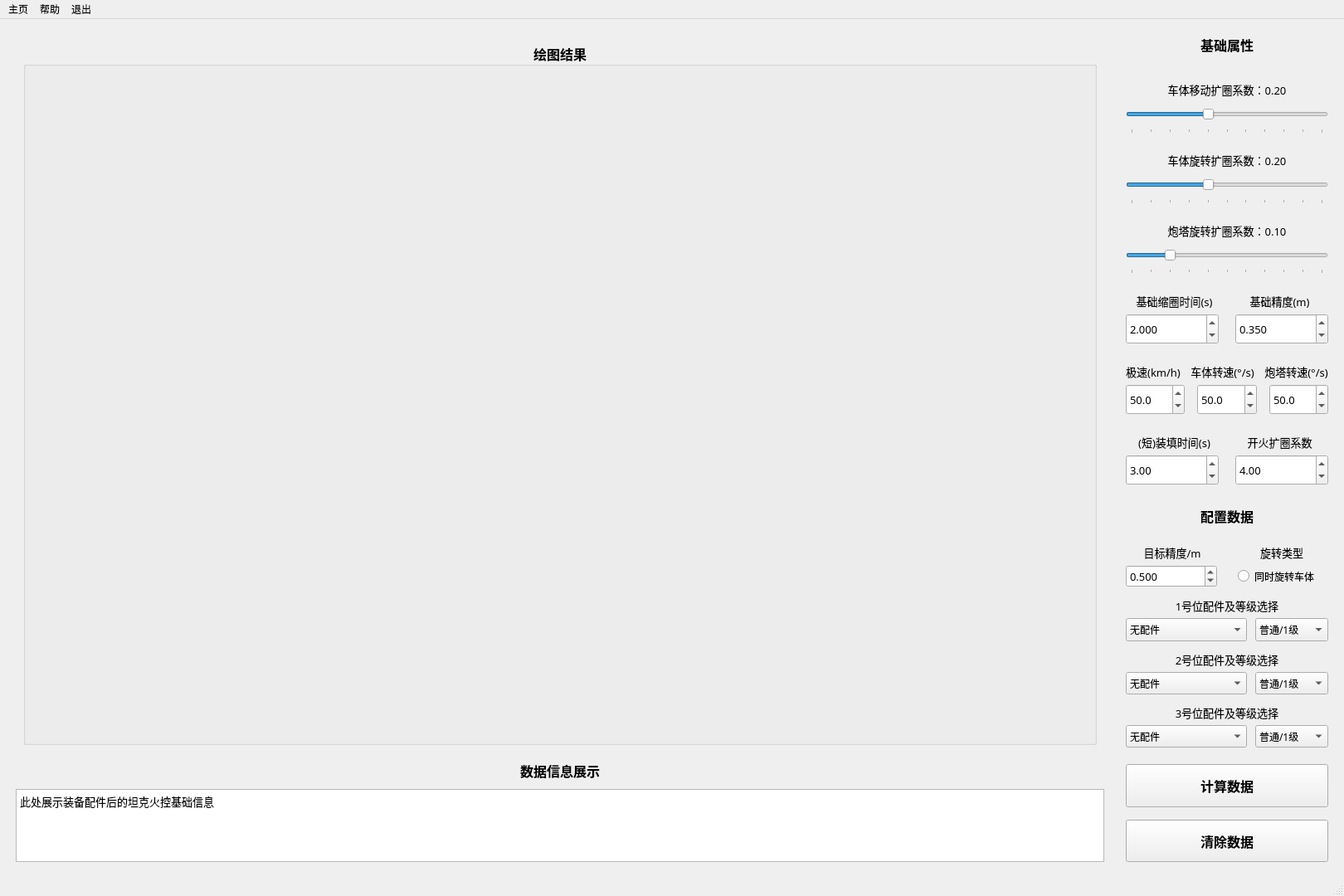
<?xml version="1.0" encoding="UTF-8"?>
<ui version="4.0">
 <class>MainWindow</class>
 <widget class="QMainWindow" name="MainWindow">
  <property name="geometry">
   <rect>
    <x>0</x>
    <y>0</y>
    <width>1620</width>
    <height>1080</height>
   </rect>
  </property>
  <property name="sizePolicy">
   <sizepolicy hsizetype="Expanding" vsizetype="Expanding">
    <horstretch>0</horstretch>
    <verstretch>0</verstretch>
   </sizepolicy>
  </property>
  <property name="minimumSize">
   <size>
    <width>0</width>
    <height>960</height>
   </size>
  </property>
  <property name="windowTitle">
   <string>坦克世界缩圈扩圈计算器</string>
  </property>
  <property name="layoutDirection">
   <enum>Qt::LeftToRight</enum>
  </property>
  <widget class="QWidget" name="centralwidget">
   <property name="sizePolicy">
    <sizepolicy hsizetype="Expanding" vsizetype="Expanding">
     <horstretch>0</horstretch>
     <verstretch>0</verstretch>
    </sizepolicy>
   </property>
   <property name="focusPolicy">
    <enum>Qt::NoFocus</enum>
   </property>
   <property name="contextMenuPolicy">
    <enum>Qt::DefaultContextMenu</enum>
   </property>
   <property name="layoutDirection">
    <enum>Qt::LeftToRight</enum>
   </property>
   <property name="styleSheet">
    <string notr="true">#centralwidget{
border-image:url(:/background-alpha.png)
}</string>
   </property>
   <layout class="QHBoxLayout" name="horizontalLayout_13" stretch="1,0">
    <item>
     <layout class="QVBoxLayout" name="verticalLayout_3" stretch="0,0,0">
      <property name="spacing">
       <number>10</number>
      </property>
      <property name="sizeConstraint">
       <enum>QLayout::SetDefaultConstraint</enum>
      </property>
      <property name="leftMargin">
       <number>10</number>
      </property>
      <property name="topMargin">
       <number>10</number>
      </property>
      <property name="rightMargin">
       <number>10</number>
      </property>
      <property name="bottomMargin">
       <number>10</number>
      </property>
      <item>
       <widget class="QWidget" name="widget" native="true">
        <property name="sizePolicy">
         <sizepolicy hsizetype="Expanding" vsizetype="Expanding">
          <horstretch>0</horstretch>
          <verstretch>0</verstretch>
         </sizepolicy>
        </property>
        <layout class="QHBoxLayout" name="horizontalLayout_2">
         <item>
          <widget class="QGroupBox" name="groupBox">
           <property name="sizePolicy">
            <sizepolicy hsizetype="Expanding" vsizetype="Expanding">
             <horstretch>0</horstretch>
             <verstretch>0</verstretch>
            </sizepolicy>
           </property>
           <property name="font">
            <font>
             <family>微软雅黑</family>
             <pointsize>12</pointsize>
             <weight>75</weight>
             <bold>true</bold>
            </font>
           </property>
           <property name="autoFillBackground">
            <bool>false</bool>
           </property>
           <property name="styleSheet">
            <string notr="true">#groupBox{
border-image:url(:/transparent.png)
}</string>
           </property>
           <property name="title">
            <string>绘图结果</string>
           </property>
           <property name="alignment">
            <set>Qt::AlignCenter</set>
           </property>
           <property name="flat">
            <bool>false</bool>
           </property>
           <property name="checkable">
            <bool>false</bool>
           </property>
          </widget>
         </item>
        </layout>
       </widget>
      </item>
      <item>
       <widget class="QLabel" name="label">
        <property name="font">
         <font>
          <family>微软雅黑</family>
          <pointsize>12</pointsize>
          <weight>75</weight>
          <bold>true</bold>
         </font>
        </property>
        <property name="text">
         <string>数据信息展示</string>
        </property>
        <property name="alignment">
         <set>Qt::AlignCenter</set>
        </property>
       </widget>
      </item>
      <item>
       <widget class="QTextEdit" name="textEdit">
        <property name="sizePolicy">
         <sizepolicy hsizetype="Expanding" vsizetype="Minimum">
          <horstretch>0</horstretch>
          <verstretch>0</verstretch>
         </sizepolicy>
        </property>
        <property name="font">
         <font>
          <family>微软雅黑</family>
          <pointsize>10</pointsize>
         </font>
        </property>
        <property name="focusPolicy">
         <enum>Qt::ClickFocus</enum>
        </property>
        <property name="midLineWidth">
         <number>0</number>
        </property>
        <property name="verticalScrollBarPolicy">
         <enum>Qt::ScrollBarAsNeeded</enum>
        </property>
        <property name="horizontalScrollBarPolicy">
         <enum>Qt::ScrollBarAsNeeded</enum>
        </property>
        <property name="sizeAdjustPolicy">
         <enum>QAbstractScrollArea::AdjustToContentsOnFirstShow</enum>
        </property>
        <property name="readOnly">
         <bool>true</bool>
        </property>
        <property name="markdown">
         <string>此处展示装备配件后的坦克火控基础信息

</string>
        </property>
        <property name="html">
         <string>&lt;!DOCTYPE HTML PUBLIC &quot;-//W3C//DTD HTML 4.0//EN&quot; &quot;http://www.w3.org/TR/REC-html40/strict.dtd&quot;&gt;
&lt;html&gt;&lt;head&gt;&lt;meta name=&quot;qrichtext&quot; content=&quot;1&quot; /&gt;&lt;style type=&quot;text/css&quot;&gt;
p, li { white-space: pre-wrap; }
&lt;/style&gt;&lt;/head&gt;&lt;body style=&quot; font-family:'微软雅黑'; font-size:10pt; font-weight:400; font-style:normal;&quot;&gt;
&lt;p style=&quot; margin-top:0px; margin-bottom:0px; margin-left:0px; margin-right:0px; -qt-block-indent:0; text-indent:0px;&quot;&gt;此处展示装备配件后的坦克火控基础信息&lt;/p&gt;&lt;/body&gt;&lt;/html&gt;</string>
        </property>
       </widget>
      </item>
     </layout>
    </item>
    <item>
     <layout class="QVBoxLayout" name="verticalLayout_4" stretch="0,10,0,5,1,1">
      <property name="spacing">
       <number>15</number>
      </property>
      <property name="leftMargin">
       <number>10</number>
      </property>
      <property name="topMargin">
       <number>10</number>
      </property>
      <property name="rightMargin">
       <number>10</number>
      </property>
      <property name="bottomMargin">
       <number>10</number>
      </property>
      <item>
       <widget class="QLabel" name="label_14">
        <property name="font">
         <font>
          <family>微软雅黑</family>
          <pointsize>12</pointsize>
          <weight>75</weight>
          <bold>true</bold>
         </font>
        </property>
        <property name="text">
         <string>基础属性</string>
        </property>
        <property name="alignment">
         <set>Qt::AlignBottom|Qt::AlignHCenter</set>
        </property>
       </widget>
      </item>
      <item>
       <layout class="QVBoxLayout" name="verticalLayout" stretch="0,0,0,0,0,0,0,0,0,0,0,0">
        <property name="spacing">
         <number>5</number>
        </property>
        <property name="bottomMargin">
         <number>10</number>
        </property>
        <item>
         <widget class="QLabel" name="label_move">
          <property name="sizePolicy">
           <sizepolicy hsizetype="Preferred" vsizetype="Preferred">
            <horstretch>0</horstretch>
            <verstretch>0</verstretch>
           </sizepolicy>
          </property>
          <property name="font">
           <font>
            <family>微软雅黑</family>
            <pointsize>10</pointsize>
           </font>
          </property>
          <property name="text">
           <string>车体移动扩圈系数：0.20</string>
          </property>
          <property name="textFormat">
           <enum>Qt::PlainText</enum>
          </property>
          <property name="alignment">
           <set>Qt::AlignBottom|Qt::AlignHCenter</set>
          </property>
         </widget>
        </item>
        <item>
         <widget class="QSlider" name="horizontalSlider_move">
          <property name="sizePolicy">
           <sizepolicy hsizetype="Expanding" vsizetype="Preferred">
            <horstretch>0</horstretch>
            <verstretch>0</verstretch>
           </sizepolicy>
          </property>
          <property name="maximum">
           <number>50</number>
          </property>
          <property name="pageStep">
           <number>1</number>
          </property>
          <property name="value">
           <number>20</number>
          </property>
          <property name="orientation">
           <enum>Qt::Horizontal</enum>
          </property>
          <property name="tickPosition">
           <enum>QSlider::TicksBelow</enum>
          </property>
          <property name="tickInterval">
           <number>5</number>
          </property>
         </widget>
        </item>
        <item>
         <widget class="QLabel" name="label_rotate">
          <property name="sizePolicy">
           <sizepolicy hsizetype="Preferred" vsizetype="Preferred">
            <horstretch>0</horstretch>
            <verstretch>0</verstretch>
           </sizepolicy>
          </property>
          <property name="font">
           <font>
            <family>微软雅黑</family>
            <pointsize>10</pointsize>
           </font>
          </property>
          <property name="text">
           <string>车体旋转扩圈系数：0.20</string>
          </property>
          <property name="alignment">
           <set>Qt::AlignBottom|Qt::AlignHCenter</set>
          </property>
         </widget>
        </item>
        <item>
         <widget class="QSlider" name="horizontalSlider_rotate">
          <property name="sizePolicy">
           <sizepolicy hsizetype="Expanding" vsizetype="Preferred">
            <horstretch>0</horstretch>
            <verstretch>0</verstretch>
           </sizepolicy>
          </property>
          <property name="maximum">
           <number>50</number>
          </property>
          <property name="pageStep">
           <number>1</number>
          </property>
          <property name="value">
           <number>20</number>
          </property>
          <property name="orientation">
           <enum>Qt::Horizontal</enum>
          </property>
          <property name="tickPosition">
           <enum>QSlider::TicksBelow</enum>
          </property>
          <property name="tickInterval">
           <number>5</number>
          </property>
         </widget>
        </item>
        <item>
         <widget class="QLabel" name="label_gun">
          <property name="sizePolicy">
           <sizepolicy hsizetype="Preferred" vsizetype="Preferred">
            <horstretch>0</horstretch>
            <verstretch>0</verstretch>
           </sizepolicy>
          </property>
          <property name="font">
           <font>
            <family>微软雅黑</family>
            <pointsize>10</pointsize>
           </font>
          </property>
          <property name="text">
           <string>炮塔旋转扩圈系数：0.10</string>
          </property>
          <property name="alignment">
           <set>Qt::AlignBottom|Qt::AlignHCenter</set>
          </property>
         </widget>
        </item>
        <item>
         <widget class="QSlider" name="horizontalSlider_gun">
          <property name="sizePolicy">
           <sizepolicy hsizetype="Expanding" vsizetype="Preferred">
            <horstretch>0</horstretch>
            <verstretch>0</verstretch>
           </sizepolicy>
          </property>
          <property name="maximum">
           <number>50</number>
          </property>
          <property name="pageStep">
           <number>1</number>
          </property>
          <property name="value">
           <number>10</number>
          </property>
          <property name="orientation">
           <enum>Qt::Horizontal</enum>
          </property>
          <property name="tickPosition">
           <enum>QSlider::TicksBelow</enum>
          </property>
          <property name="tickInterval">
           <number>5</number>
          </property>
         </widget>
        </item>
        <item>
         <layout class="QHBoxLayout" name="horizontalLayout">
          <property name="spacing">
           <number>10</number>
          </property>
          <item>
           <widget class="QLabel" name="label_1">
            <property name="sizePolicy">
             <sizepolicy hsizetype="Preferred" vsizetype="Preferred">
              <horstretch>0</horstretch>
              <verstretch>0</verstretch>
             </sizepolicy>
            </property>
            <property name="font">
             <font>
              <family>微软雅黑</family>
              <pointsize>10</pointsize>
             </font>
            </property>
            <property name="text">
             <string>基础缩圈时间(s)</string>
            </property>
            <property name="alignment">
             <set>Qt::AlignBottom|Qt::AlignHCenter</set>
            </property>
           </widget>
          </item>
          <item>
           <widget class="QLabel" name="label_2">
            <property name="sizePolicy">
             <sizepolicy hsizetype="Preferred" vsizetype="Preferred">
              <horstretch>0</horstretch>
              <verstretch>0</verstretch>
             </sizepolicy>
            </property>
            <property name="font">
             <font>
              <family>微软雅黑</family>
              <pointsize>10</pointsize>
             </font>
            </property>
            <property name="text">
             <string>基础精度(m)</string>
            </property>
            <property name="alignment">
             <set>Qt::AlignBottom|Qt::AlignHCenter</set>
            </property>
           </widget>
          </item>
         </layout>
        </item>
        <item>
         <layout class="QHBoxLayout" name="horizontalLayout_4">
          <property name="spacing">
           <number>20</number>
          </property>
          <item>
           <widget class="QDoubleSpinBox" name="doubleSpinBox_aimTime">
            <property name="sizePolicy">
             <sizepolicy hsizetype="Minimum" vsizetype="Preferred">
              <horstretch>0</horstretch>
              <verstretch>0</verstretch>
             </sizepolicy>
            </property>
            <property name="font">
             <font>
              <family>微软雅黑</family>
              <pointsize>10</pointsize>
             </font>
            </property>
            <property name="decimals">
             <number>3</number>
            </property>
            <property name="maximum">
             <double>10.000000000000000</double>
            </property>
            <property name="singleStep">
             <double>0.100000000000000</double>
            </property>
            <property name="value">
             <double>2.000000000000000</double>
            </property>
           </widget>
          </item>
          <item>
           <widget class="QDoubleSpinBox" name="doubleSpinBox_dispersion">
            <property name="sizePolicy">
             <sizepolicy hsizetype="Minimum" vsizetype="Preferred">
              <horstretch>0</horstretch>
              <verstretch>0</verstretch>
             </sizepolicy>
            </property>
            <property name="font">
             <font>
              <family>微软雅黑</family>
              <pointsize>10</pointsize>
             </font>
            </property>
            <property name="decimals">
             <number>3</number>
            </property>
            <property name="maximum">
             <double>1.000000000000000</double>
            </property>
            <property name="singleStep">
             <double>0.010000000000000</double>
            </property>
            <property name="value">
             <double>0.350000000000000</double>
            </property>
           </widget>
          </item>
         </layout>
        </item>
        <item>
         <layout class="QHBoxLayout" name="horizontalLayout_3">
          <property name="spacing">
           <number>12</number>
          </property>
          <item>
           <widget class="QLabel" name="label_3">
            <property name="sizePolicy">
             <sizepolicy hsizetype="Preferred" vsizetype="Preferred">
              <horstretch>0</horstretch>
              <verstretch>0</verstretch>
             </sizepolicy>
            </property>
            <property name="font">
             <font>
              <family>微软雅黑</family>
              <pointsize>10</pointsize>
             </font>
            </property>
            <property name="text">
             <string>极速(km/h)</string>
            </property>
            <property name="alignment">
             <set>Qt::AlignBottom|Qt::AlignHCenter</set>
            </property>
           </widget>
          </item>
          <item>
           <widget class="QLabel" name="label_4">
            <property name="sizePolicy">
             <sizepolicy hsizetype="Preferred" vsizetype="Preferred">
              <horstretch>0</horstretch>
              <verstretch>0</verstretch>
             </sizepolicy>
            </property>
            <property name="font">
             <font>
              <family>微软雅黑</family>
              <pointsize>10</pointsize>
             </font>
            </property>
            <property name="text">
             <string>车体转速(°/s)</string>
            </property>
            <property name="alignment">
             <set>Qt::AlignBottom|Qt::AlignHCenter</set>
            </property>
           </widget>
          </item>
          <item>
           <widget class="QLabel" name="label_5">
            <property name="sizePolicy">
             <sizepolicy hsizetype="Preferred" vsizetype="Preferred">
              <horstretch>0</horstretch>
              <verstretch>0</verstretch>
             </sizepolicy>
            </property>
            <property name="font">
             <font>
              <family>微软雅黑</family>
              <pointsize>10</pointsize>
             </font>
            </property>
            <property name="text">
             <string>炮塔转速(°/s)</string>
            </property>
            <property name="alignment">
             <set>Qt::AlignBottom|Qt::AlignHCenter</set>
            </property>
           </widget>
          </item>
         </layout>
        </item>
        <item>
         <layout class="QHBoxLayout" name="horizontalLayout_6">
          <property name="spacing">
           <number>15</number>
          </property>
          <item>
           <widget class="QDoubleSpinBox" name="doubleSpinBox_topSpeed">
            <property name="sizePolicy">
             <sizepolicy hsizetype="Minimum" vsizetype="Preferred">
              <horstretch>0</horstretch>
              <verstretch>0</verstretch>
             </sizepolicy>
            </property>
            <property name="font">
             <font>
              <family>微软雅黑</family>
              <pointsize>10</pointsize>
             </font>
            </property>
            <property name="decimals">
             <number>1</number>
            </property>
            <property name="value">
             <double>50.000000000000000</double>
            </property>
           </widget>
          </item>
          <item>
           <widget class="QDoubleSpinBox" name="doubleSpinBox_hullSpeed">
            <property name="sizePolicy">
             <sizepolicy hsizetype="Minimum" vsizetype="Preferred">
              <horstretch>0</horstretch>
              <verstretch>0</verstretch>
             </sizepolicy>
            </property>
            <property name="font">
             <font>
              <family>微软雅黑</family>
              <pointsize>10</pointsize>
             </font>
            </property>
            <property name="decimals">
             <number>1</number>
            </property>
            <property name="value">
             <double>50.000000000000000</double>
            </property>
           </widget>
          </item>
          <item>
           <widget class="QDoubleSpinBox" name="doubleSpinBox_turretSpeed">
            <property name="sizePolicy">
             <sizepolicy hsizetype="Minimum" vsizetype="Preferred">
              <horstretch>0</horstretch>
              <verstretch>0</verstretch>
             </sizepolicy>
            </property>
            <property name="font">
             <font>
              <family>微软雅黑</family>
              <pointsize>10</pointsize>
             </font>
            </property>
            <property name="decimals">
             <number>1</number>
            </property>
            <property name="value">
             <double>50.000000000000000</double>
            </property>
           </widget>
          </item>
         </layout>
        </item>
        <item>
         <layout class="QHBoxLayout" name="horizontalLayout_7">
          <property name="spacing">
           <number>10</number>
          </property>
          <item>
           <widget class="QLabel" name="label_6">
            <property name="sizePolicy">
             <sizepolicy hsizetype="Preferred" vsizetype="Preferred">
              <horstretch>0</horstretch>
              <verstretch>0</verstretch>
             </sizepolicy>
            </property>
            <property name="font">
             <font>
              <family>微软雅黑</family>
              <pointsize>10</pointsize>
             </font>
            </property>
            <property name="text">
             <string>(短)装填时间(s)</string>
            </property>
            <property name="alignment">
             <set>Qt::AlignBottom|Qt::AlignHCenter</set>
            </property>
           </widget>
          </item>
          <item>
           <widget class="QLabel" name="label_7">
            <property name="sizePolicy">
             <sizepolicy hsizetype="Preferred" vsizetype="Preferred">
              <horstretch>0</horstretch>
              <verstretch>0</verstretch>
             </sizepolicy>
            </property>
            <property name="font">
             <font>
              <family>微软雅黑</family>
              <pointsize>10</pointsize>
             </font>
            </property>
            <property name="text">
             <string>开火扩圈系数</string>
            </property>
            <property name="alignment">
             <set>Qt::AlignBottom|Qt::AlignHCenter</set>
            </property>
           </widget>
          </item>
         </layout>
        </item>
        <item>
         <layout class="QHBoxLayout" name="horizontalLayout_8">
          <property name="spacing">
           <number>20</number>
          </property>
          <item>
           <widget class="QDoubleSpinBox" name="doubleSpinBox_reloadTime">
            <property name="sizePolicy">
             <sizepolicy hsizetype="Minimum" vsizetype="Preferred">
              <horstretch>0</horstretch>
              <verstretch>0</verstretch>
             </sizepolicy>
            </property>
            <property name="font">
             <font>
              <family>微软雅黑</family>
              <pointsize>10</pointsize>
             </font>
            </property>
            <property name="maximum">
             <double>10.000000000000000</double>
            </property>
            <property name="singleStep">
             <double>0.100000000000000</double>
            </property>
            <property name="value">
             <double>3.000000000000000</double>
            </property>
           </widget>
          </item>
          <item>
           <widget class="QDoubleSpinBox" name="doubleSpinBox_fire">
            <property name="sizePolicy">
             <sizepolicy hsizetype="Minimum" vsizetype="Preferred">
              <horstretch>0</horstretch>
              <verstretch>0</verstretch>
             </sizepolicy>
            </property>
            <property name="font">
             <font>
              <family>微软雅黑</family>
              <pointsize>10</pointsize>
             </font>
            </property>
            <property name="maximum">
             <double>20.000000000000000</double>
            </property>
            <property name="singleStep">
             <double>0.100000000000000</double>
            </property>
            <property name="value">
             <double>4.000000000000000</double>
            </property>
           </widget>
          </item>
         </layout>
        </item>
       </layout>
      </item>
      <item>
       <widget class="QLabel" name="label_15">
        <property name="font">
         <font>
          <family>微软雅黑</family>
          <pointsize>12</pointsize>
          <weight>75</weight>
          <bold>true</bold>
         </font>
        </property>
        <property name="frameShape">
         <enum>QFrame::NoFrame</enum>
        </property>
        <property name="text">
         <string>配置数据</string>
        </property>
        <property name="alignment">
         <set>Qt::AlignBottom|Qt::AlignHCenter</set>
        </property>
       </widget>
      </item>
      <item>
       <layout class="QVBoxLayout" name="verticalLayout_2">
        <property name="spacing">
         <number>5</number>
        </property>
        <property name="bottomMargin">
         <number>5</number>
        </property>
        <item>
         <layout class="QHBoxLayout" name="horizontalLayout_5">
          <property name="spacing">
           <number>20</number>
          </property>
          <item>
           <widget class="QLabel" name="label_10">
            <property name="font">
             <font>
              <family>微软雅黑</family>
              <pointsize>10</pointsize>
             </font>
            </property>
            <property name="text">
             <string>目标精度/m</string>
            </property>
            <property name="alignment">
             <set>Qt::AlignBottom|Qt::AlignHCenter</set>
            </property>
           </widget>
          </item>
          <item>
           <widget class="QLabel" name="label_9">
            <property name="font">
             <font>
              <family>微软雅黑</family>
              <pointsize>10</pointsize>
             </font>
            </property>
            <property name="text">
             <string>旋转类型</string>
            </property>
            <property name="alignment">
             <set>Qt::AlignBottom|Qt::AlignHCenter</set>
            </property>
           </widget>
          </item>
         </layout>
        </item>
        <item>
         <layout class="QHBoxLayout" name="horizontalLayout_9">
          <property name="spacing">
           <number>25</number>
          </property>
          <item>
           <widget class="QDoubleSpinBox" name="doubleSpinBox_objectDispersion">
            <property name="sizePolicy">
             <sizepolicy hsizetype="Minimum" vsizetype="Preferred">
              <horstretch>0</horstretch>
              <verstretch>0</verstretch>
             </sizepolicy>
            </property>
            <property name="font">
             <font>
              <family>微软雅黑</family>
              <pointsize>10</pointsize>
             </font>
            </property>
            <property name="decimals">
             <number>3</number>
            </property>
            <property name="maximum">
             <double>2.000000000000000</double>
            </property>
            <property name="singleStep">
             <double>0.050000000000000</double>
            </property>
            <property name="value">
             <double>0.500000000000000</double>
            </property>
           </widget>
          </item>
          <item>
           <widget class="QRadioButton" name="radioButton">
            <property name="sizePolicy">
             <sizepolicy hsizetype="Minimum" vsizetype="Preferred">
              <horstretch>0</horstretch>
              <verstretch>0</verstretch>
             </sizepolicy>
            </property>
            <property name="font">
             <font>
              <family>微软雅黑</family>
             </font>
            </property>
            <property name="text">
             <string>同时旋转车体</string>
            </property>
            <property name="checked">
             <bool>false</bool>
            </property>
           </widget>
          </item>
         </layout>
        </item>
        <item>
         <widget class="QLabel" name="label_11">
          <property name="font">
           <font>
            <family>微软雅黑</family>
            <pointsize>10</pointsize>
           </font>
          </property>
          <property name="text">
           <string>1号位配件及等级选择</string>
          </property>
          <property name="alignment">
           <set>Qt::AlignBottom|Qt::AlignHCenter</set>
          </property>
         </widget>
        </item>
        <item>
         <layout class="QHBoxLayout" name="horizontalLayout_10">
          <property name="spacing">
           <number>10</number>
          </property>
          <item>
           <widget class="QComboBox" name="comboBox_item_1">
            <property name="sizePolicy">
             <sizepolicy hsizetype="Minimum" vsizetype="Preferred">
              <horstretch>0</horstretch>
              <verstretch>0</verstretch>
             </sizepolicy>
            </property>
            <property name="font">
             <font>
              <family>微软雅黑</family>
              <pointsize>9</pointsize>
             </font>
            </property>
            <property name="contextMenuPolicy">
             <enum>Qt::DefaultContextMenu</enum>
            </property>
            <property name="sizeAdjustPolicy">
             <enum>QComboBox::AdjustToContentsOnFirstShow</enum>
            </property>
            <item>
             <property name="text">
              <string>无配件</string>
             </property>
            </item>
            <item>
             <property name="text">
              <string>火炮垂直稳定器</string>
             </property>
            </item>
            <item>
             <property name="text">
              <string>改进型炮控系统</string>
             </property>
            </item>
            <item>
             <property name="text">
              <string>改进型旋转装置</string>
             </property>
            </item>
            <item>
             <property name="text">
              <string>改进型瞄具</string>
             </property>
            </item>
            <item>
             <property name="text">
              <string>改进型通风系统</string>
             </property>
            </item>
            <item>
             <property name="text">
              <string>火控系统(试验型)</string>
             </property>
            </item>
            <item>
             <property name="text">
              <string>机动强化系统(试验型)</string>
             </property>
            </item>
           </widget>
          </item>
          <item>
           <widget class="QComboBox" name="comboBox_level_1">
            <property name="sizePolicy">
             <sizepolicy hsizetype="Minimum" vsizetype="Preferred">
              <horstretch>0</horstretch>
              <verstretch>0</verstretch>
             </sizepolicy>
            </property>
            <property name="font">
             <font>
              <family>微软雅黑</family>
              <pointsize>9</pointsize>
             </font>
            </property>
            <item>
             <property name="text">
              <string>普通/1级</string>
             </property>
            </item>
            <item>
             <property name="text">
              <string>加成/2级</string>
             </property>
            </item>
            <item>
             <property name="text">
              <string>红装/3级</string>
             </property>
            </item>
            <item>
             <property name="text">
              <string>紫装</string>
             </property>
            </item>
           </widget>
          </item>
         </layout>
        </item>
        <item>
         <widget class="QLabel" name="label_12">
          <property name="font">
           <font>
            <family>微软雅黑</family>
            <pointsize>10</pointsize>
           </font>
          </property>
          <property name="text">
           <string>2号位配件及等级选择</string>
          </property>
          <property name="alignment">
           <set>Qt::AlignBottom|Qt::AlignHCenter</set>
          </property>
         </widget>
        </item>
        <item>
         <layout class="QHBoxLayout" name="horizontalLayout_11">
          <property name="spacing">
           <number>10</number>
          </property>
          <item>
           <widget class="QComboBox" name="comboBox_item_2">
            <property name="sizePolicy">
             <sizepolicy hsizetype="Preferred" vsizetype="Preferred">
              <horstretch>0</horstretch>
              <verstretch>0</verstretch>
             </sizepolicy>
            </property>
            <property name="font">
             <font>
              <family>微软雅黑</family>
              <pointsize>9</pointsize>
             </font>
            </property>
            <property name="contextMenuPolicy">
             <enum>Qt::DefaultContextMenu</enum>
            </property>
            <property name="sizeAdjustPolicy">
             <enum>QComboBox::AdjustToContentsOnFirstShow</enum>
            </property>
            <item>
             <property name="text">
              <string>无配件</string>
             </property>
            </item>
            <item>
             <property name="text">
              <string>火炮垂直稳定器</string>
             </property>
            </item>
            <item>
             <property name="text">
              <string>改进型炮控系统</string>
             </property>
            </item>
            <item>
             <property name="text">
              <string>改进型旋转装置</string>
             </property>
            </item>
            <item>
             <property name="text">
              <string>改进型瞄具</string>
             </property>
            </item>
            <item>
             <property name="text">
              <string>改进型通风系统</string>
             </property>
            </item>
            <item>
             <property name="text">
              <string>火控系统(试验型)</string>
             </property>
            </item>
            <item>
             <property name="text">
              <string>机动强化系统(试验型)</string>
             </property>
            </item>
           </widget>
          </item>
          <item>
           <widget class="QComboBox" name="comboBox_level_2">
            <property name="sizePolicy">
             <sizepolicy hsizetype="Minimum" vsizetype="Preferred">
              <horstretch>0</horstretch>
              <verstretch>0</verstretch>
             </sizepolicy>
            </property>
            <property name="font">
             <font>
              <family>微软雅黑</family>
              <pointsize>9</pointsize>
             </font>
            </property>
            <item>
             <property name="text">
              <string>普通/1级</string>
             </property>
            </item>
            <item>
             <property name="text">
              <string>加成/2级</string>
             </property>
            </item>
            <item>
             <property name="text">
              <string>红装/3级</string>
             </property>
            </item>
            <item>
             <property name="text">
              <string>紫装</string>
             </property>
            </item>
           </widget>
          </item>
         </layout>
        </item>
        <item>
         <widget class="QLabel" name="label_13">
          <property name="font">
           <font>
            <family>微软雅黑</family>
            <pointsize>10</pointsize>
           </font>
          </property>
          <property name="text">
           <string>3号位配件及等级选择</string>
          </property>
          <property name="alignment">
           <set>Qt::AlignBottom|Qt::AlignHCenter</set>
          </property>
         </widget>
        </item>
        <item>
         <layout class="QHBoxLayout" name="horizontalLayout_12">
          <property name="spacing">
           <number>10</number>
          </property>
          <item>
           <widget class="QComboBox" name="comboBox_item_3">
            <property name="sizePolicy">
             <sizepolicy hsizetype="Preferred" vsizetype="Preferred">
              <horstretch>0</horstretch>
              <verstretch>0</verstretch>
             </sizepolicy>
            </property>
            <property name="font">
             <font>
              <family>微软雅黑</family>
              <pointsize>9</pointsize>
             </font>
            </property>
            <property name="contextMenuPolicy">
             <enum>Qt::DefaultContextMenu</enum>
            </property>
            <property name="sizeAdjustPolicy">
             <enum>QComboBox::AdjustToContentsOnFirstShow</enum>
            </property>
            <item>
             <property name="text">
              <string>无配件</string>
             </property>
            </item>
            <item>
             <property name="text">
              <string>火炮垂直稳定器</string>
             </property>
            </item>
            <item>
             <property name="text">
              <string>改进型炮控系统</string>
             </property>
            </item>
            <item>
             <property name="text">
              <string>改进型旋转装置</string>
             </property>
            </item>
            <item>
             <property name="text">
              <string>改进型瞄具</string>
             </property>
            </item>
            <item>
             <property name="text">
              <string>改进型通风系统</string>
             </property>
            </item>
            <item>
             <property name="text">
              <string>火控系统(试验型)</string>
             </property>
            </item>
            <item>
             <property name="text">
              <string>机动强化系统(试验型)</string>
             </property>
            </item>
           </widget>
          </item>
          <item>
           <widget class="QComboBox" name="comboBox_level_3">
            <property name="sizePolicy">
             <sizepolicy hsizetype="Minimum" vsizetype="Preferred">
              <horstretch>0</horstretch>
              <verstretch>0</verstretch>
             </sizepolicy>
            </property>
            <property name="font">
             <font>
              <family>微软雅黑</family>
              <pointsize>9</pointsize>
             </font>
            </property>
            <item>
             <property name="text">
              <string>普通/1级</string>
             </property>
            </item>
            <item>
             <property name="text">
              <string>加成/2级</string>
             </property>
            </item>
            <item>
             <property name="text">
              <string>红装/3级</string>
             </property>
            </item>
            <item>
             <property name="text">
              <string>紫装</string>
             </property>
            </item>
           </widget>
          </item>
         </layout>
        </item>
       </layout>
      </item>
      <item>
       <widget class="QPushButton" name="pushButton_calculate">
        <property name="sizePolicy">
         <sizepolicy hsizetype="Minimum" vsizetype="Expanding">
          <horstretch>0</horstretch>
          <verstretch>0</verstretch>
         </sizepolicy>
        </property>
        <property name="font">
         <font>
          <family>微软雅黑</family>
          <pointsize>12</pointsize>
          <weight>75</weight>
          <bold>true</bold>
         </font>
        </property>
        <property name="mouseTracking">
         <bool>false</bool>
        </property>
        <property name="focusPolicy">
         <enum>Qt::ClickFocus</enum>
        </property>
        <property name="text">
         <string>计算数据</string>
        </property>
        <property name="autoDefault">
         <bool>false</bool>
        </property>
        <property name="default">
         <bool>false</bool>
        </property>
        <property name="flat">
         <bool>false</bool>
        </property>
       </widget>
      </item>
      <item>
       <widget class="QPushButton" name="pushButton_clear">
        <property name="sizePolicy">
         <sizepolicy hsizetype="Minimum" vsizetype="Expanding">
          <horstretch>0</horstretch>
          <verstretch>0</verstretch>
         </sizepolicy>
        </property>
        <property name="font">
         <font>
          <family>微软雅黑</family>
          <pointsize>12</pointsize>
          <weight>75</weight>
          <bold>true</bold>
         </font>
        </property>
        <property name="focusPolicy">
         <enum>Qt::ClickFocus</enum>
        </property>
        <property name="text">
         <string>清除数据</string>
        </property>
        <property name="default">
         <bool>false</bool>
        </property>
       </widget>
      </item>
     </layout>
    </item>
   </layout>
  </widget>
  <widget class="QMenuBar" name="menubar">
   <property name="geometry">
    <rect>
     <x>0</x>
     <y>0</y>
     <width>1620</width>
     <height>23</height>
    </rect>
   </property>
   <widget class="QMenu" name="menu">
    <property name="title">
     <string>主页</string>
    </property>
    <addaction name="actionOpen"/>
    <addaction name="actionSave"/>
    <addaction name="actionClose"/>
   </widget>
   <widget class="QMenu" name="menu_quit">
    <property name="title">
     <string>退出</string>
    </property>
    <addaction name="actionQuit"/>
   </widget>
   <widget class="QMenu" name="menu_2">
    <property name="title">
     <string>帮助</string>
    </property>
    <addaction name="actionHelp"/>
   </widget>
   <addaction name="menu"/>
   <addaction name="menu_2"/>
   <addaction name="menu_quit"/>
  </widget>
  <widget class="QStatusBar" name="statusbar"/>
  <action name="actionOpen">
   <property name="text">
    <string>打开</string>
   </property>
  </action>
  <action name="actionSave">
   <property name="text">
    <string>保存</string>
   </property>
  </action>
  <action name="actionClose">
   <property name="text">
    <string>关闭</string>
   </property>
  </action>
  <action name="actionQuit">
   <property name="text">
    <string>退出程序</string>
   </property>
  </action>
  <action name="actionHelp">
   <property name="text">
    <string>程序帮助信息</string>
   </property>
  </action>
 </widget>
 <resources>
  <include location="image.qrc"/>
 </resources>
 <connections>
  <connection>
   <sender>actionQuit</sender>
   <signal>triggered()</signal>
   <receiver>MainWindow</receiver>
   <slot>close()</slot>
   <hints>
    <hint type="sourcelabel">
     <x>-1</x>
     <y>-1</y>
    </hint>
    <hint type="destinationlabel">
     <x>399</x>
     <y>299</y>
    </hint>
   </hints>
  </connection>
  <connection>
   <sender>actionHelp</sender>
   <signal>triggered()</signal>
   <receiver>MainWindow</receiver>
   <slot>help()</slot>
   <hints>
    <hint type="sourcelabel">
     <x>-1</x>
     <y>-1</y>
    </hint>
    <hint type="destinationlabel">
     <x>400</x>
     <y>299</y>
    </hint>
   </hints>
  </connection>
  <connection>
   <sender>horizontalSlider_move</sender>
   <signal>valueChanged(int)</signal>
   <receiver>MainWindow</receiver>
   <slot>value_change_move()</slot>
   <hints>
    <hint type="sourcelabel">
     <x>1259</x>
     <y>138</y>
    </hint>
    <hint type="destinationlabel">
     <x>997</x>
     <y>122</y>
    </hint>
   </hints>
  </connection>
  <connection>
   <sender>horizontalSlider_rotate</sender>
   <signal>valueChanged(int)</signal>
   <receiver>MainWindow</receiver>
   <slot>value_change_rotate()</slot>
   <hints>
    <hint type="sourcelabel">
     <x>1259</x>
     <y>206</y>
    </hint>
    <hint type="destinationlabel">
     <x>994</x>
     <y>191</y>
    </hint>
   </hints>
  </connection>
  <connection>
   <sender>horizontalSlider_gun</sender>
   <signal>valueChanged(int)</signal>
   <receiver>MainWindow</receiver>
   <slot>value_change_gun()</slot>
   <hints>
    <hint type="sourcelabel">
     <x>1419</x>
     <y>294</y>
    </hint>
    <hint type="destinationlabel">
     <x>997</x>
     <y>259</y>
    </hint>
   </hints>
  </connection>
  <connection>
   <sender>pushButton_clear</sender>
   <signal>clicked()</signal>
   <receiver>textEdit</receiver>
   <slot>clear()</slot>
   <hints>
    <hint type="sourcelabel">
     <x>1178</x>
     <y>900</y>
    </hint>
    <hint type="destinationlabel">
     <x>1145</x>
     <y>897</y>
    </hint>
   </hints>
  </connection>
  <connection>
   <sender>pushButton_calculate</sender>
   <signal>clicked()</signal>
   <receiver>MainWindow</receiver>
   <slot>click_button()</slot>
   <hints>
    <hint type="sourcelabel">
     <x>1193</x>
     <y>835</y>
    </hint>
    <hint type="destinationlabel">
     <x>1159</x>
     <y>836</y>
    </hint>
   </hints>
  </connection>
 </connections>
 <slots>
  <slot>click_button()</slot>
  <slot>help()</slot>
  <slot>value_change_move()</slot>
  <slot>value_change_rotate()</slot>
  <slot>value_change_gun()</slot>
 </slots>
</ui>
